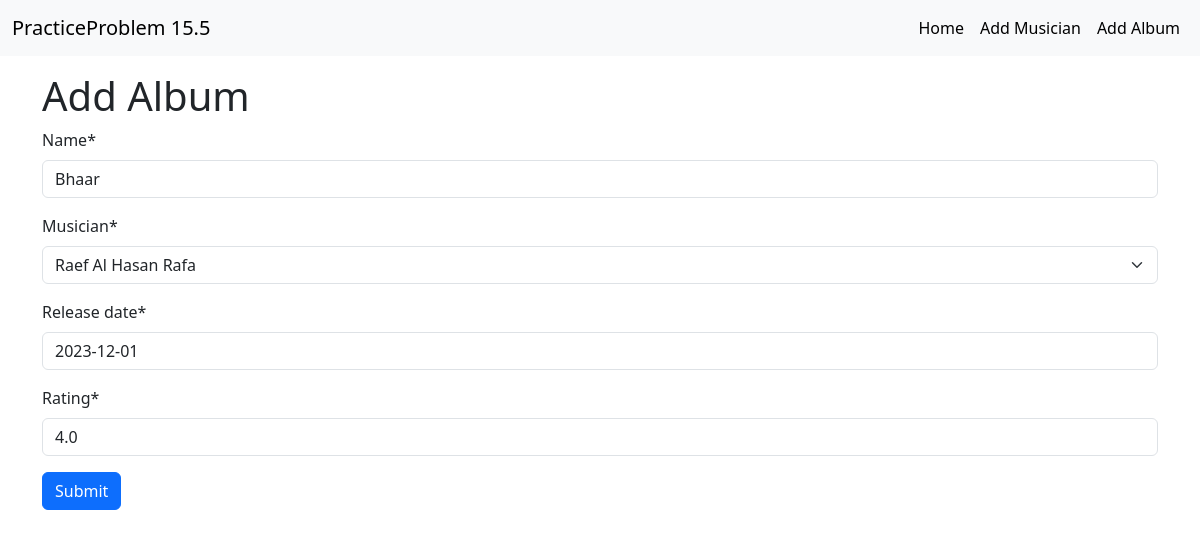
Page /album/edit_album/2/ on the committed database.
### album/models.py (models this page shows, shortened)
class Album(models.Model):
    name = models.CharField(max_length=50)
    musician = models.ForeignKey(Musician, on_delete=models.CASCADE)
    release_date = models.DateField()
    rating = models.DecimalField(max_digits=2, decimal_places=1)

### album/views.py (the view)
# urls.py: path('edit_album/<int:id>/', edit_album, name='edit_album'),
def edit_album(request, id):
    album = Album.objects.get(pk=id)
    if request.method == 'POST':
        album_form = forms.AlbumForm(request.POST, instance=album)
        if album_form.is_valid():
            album_form.save()
            return redirect('home')
    else:
        album_form = forms.AlbumForm(instance=album)
    return render(request, 'add_album.html', {'album_form': album_form})

### album/forms.py
class AlbumForm(forms.ModelForm):
    class Meta:
        model = Album
        fields = '__all__'

### musician/models.py (called while the page is built)
    def __str__(self):
        return self.first_name + " " + self.last_name

### album/templates/add_album.html (shortened to what this page needs)
{% extends 'base.html' %}
{% load crispy_forms_tags %}
{% block content %}
    <h1>Add Album</h1>
    <form action="" method="post">
        {{ album_form | crispy }}
        <button class="btn btn-primary">Submit</button>
{% endblock  %}

### rows in the picture
Album: name "Bhaar", musician "Raef Al Hasan Rafa", release_date "2023-12-01", rating "4.0"
